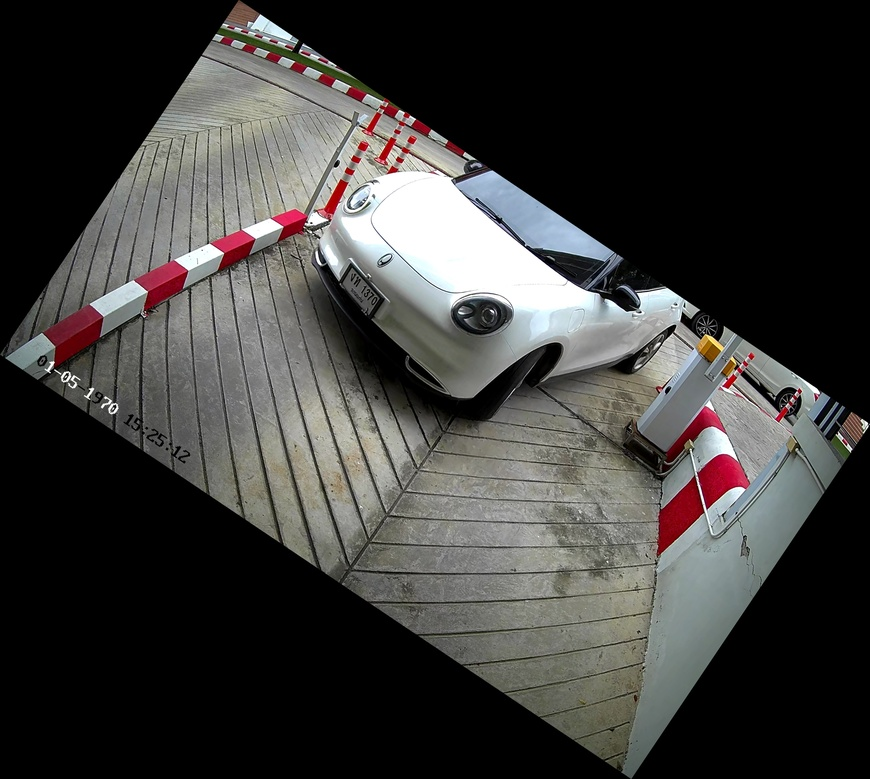
#> input picture program/augmentation/fillter/rotate_frame/frame_00022.jpg, 870 x 779 px, shrunk from 2927 x 2623 before the run, found by its file name; its folder holds 4 pictures in this run
$ jupyter execute rotate.ipynb
#> lines starting #> are read from the running program, lines starting #| are printed output that depends on the picture
[cell 1]
import cv2
import os
import random
import numpy as np

[cell 2]
input_path = r"" # Path
output_path = "rotate_frame"

os.makedirs(output_path, exist_ok=True)

img_count = 0

[cell 3]
for file_name in os.listdir(input_path):

    if not file_name.lower().endswith((".jpg", ".jpeg", ".png")):
        continue

    image_path = os.path.join(input_path, file_name)

    img = cv2.imread(image_path)
#> img is the input picture: shape (779, 870, 3); mean B, G, R 58.3, 60.1, 61.2

    if img is None:
        print(f"อ่านไม่ได้: {file_name}")
        continue

    # สุ่มมุมหมุน 20-45 องศา แล้วสุ่มทิศทาง (บวก = ทวนเข็ม, ลบ = ตามเข็ม)
    angle = random.uniform(20, 45)
    if random.choice([True, False]):
        angle = -angle

    h, w = img.shape[:2]
#> h = 779; w = 870
    center = (w // 2, h // 2)
#> center = (435, 389)

    rotation_matrix = cv2.getRotationMatrix2D(center, angle, 1.0)

    # คำนวณขนาดภาพใหม่ ไม่ให้ขอบภาพถูกตัด
    cos = np.abs(rotation_matrix[0, 0])
#> cos = 0.753
    sin = np.abs(rotation_matrix[0, 1])
#> sin = 0.658
    new_w = int((h * sin) + (w * cos))
#> new_w = 1167
    new_h = int((h * cos) + (w * sin))
#> new_h = 1158

    rotation_matrix[0, 2] += (new_w / 2) - center[0]
    rotation_matrix[1, 2] += (new_h / 2) - center[1]

    rotate_img = cv2.warpAffine(
        img,
        rotation_matrix,
        (new_w, new_h),
        borderMode=cv2.BORDER_CONSTANT,
        borderValue=(0, 0, 0)   # เติมพื้นหลังสีดำ
    )
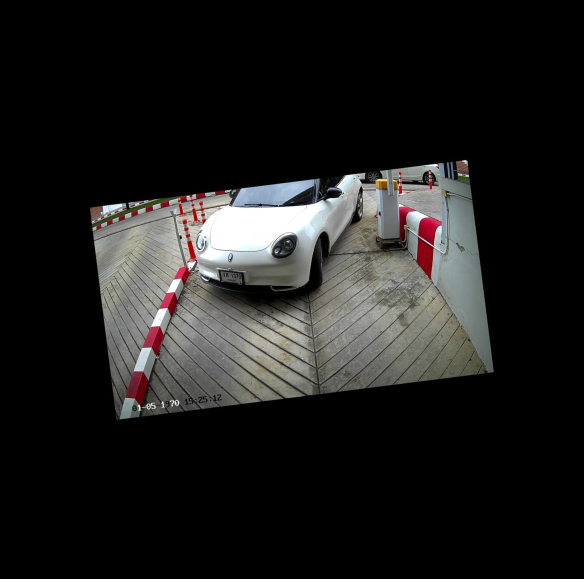
#> rotate_img: shape (1158, 1167, 3) (shown at 1/2 size); mean B, G, R 29.2, 30.1, 30.7

    save_path = os.path.join(
        output_path,
        f"frame_{img_count:05d}.jpg"
    )

    cv2.imwrite(save_path, rotate_img)

    img_count += 1

print(f"Done! Saved {img_count} images.")


$ run again, on program/augmentation/fillter/rotate_frame/frame_00036.jpg
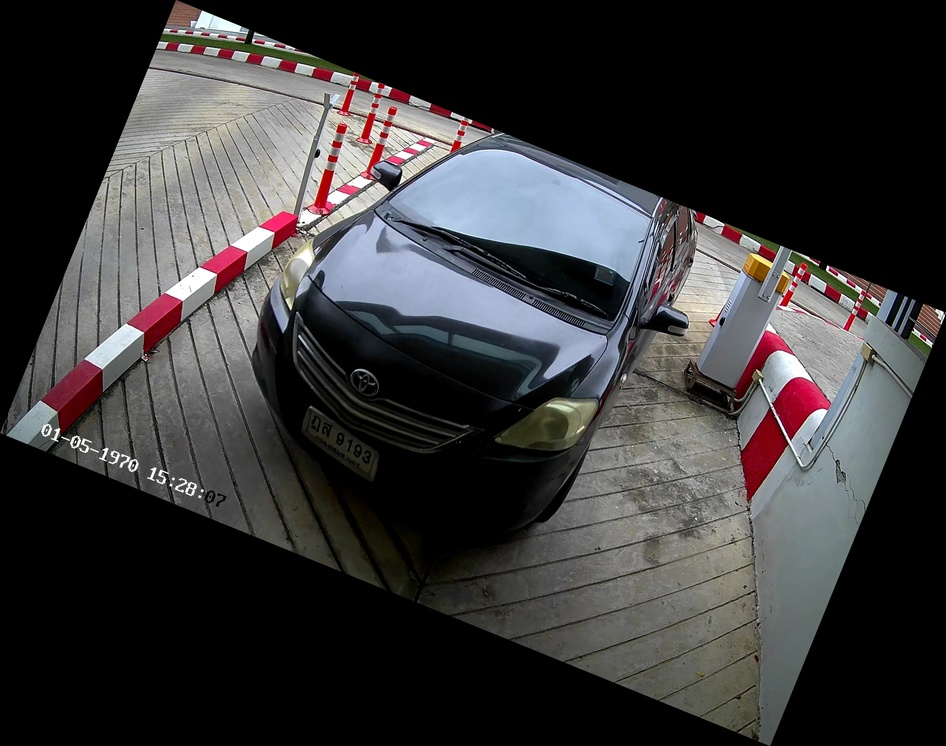
#> input picture program/augmentation/fillter/rotate_frame/frame_00036.jpg, 946 x 746 px, shrunk from 2913 x 2297 before the run, found by its file name
#> img is the input picture: shape (746, 946, 3); mean B, G, R 56.4, 55.6, 56.9
#> `rotate_img = cv2.warpAffine( img, rotation_matrix, (new_w, new_h), bor..`:
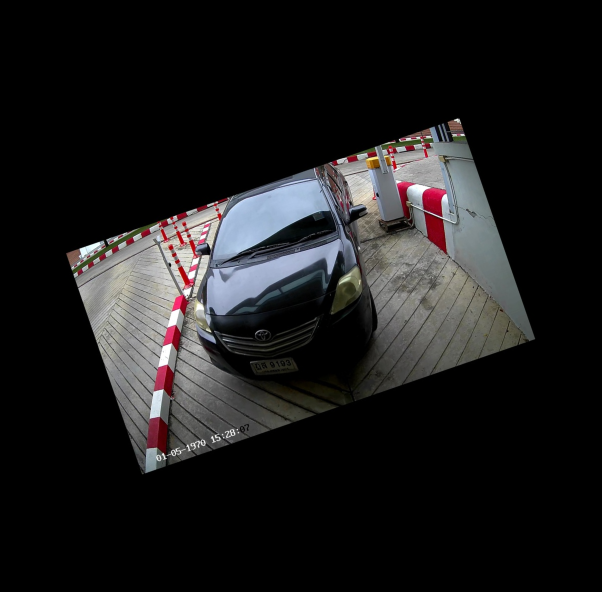
#> rotate_img: shape (1184, 1203, 3) (shown at 1/2 size); mean B, G, R 28, 27.5, 28.2

$ run again, on program/augmentation/fillter/rotate_frame/frame_00039.jpg
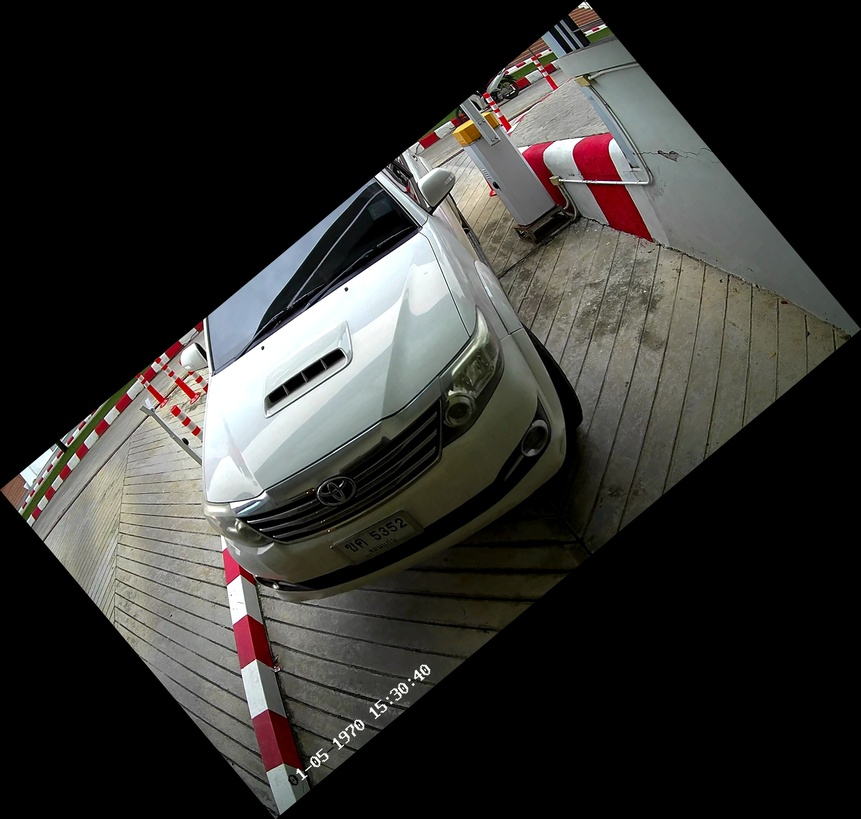
#> input picture program/augmentation/fillter/rotate_frame/frame_00039.jpg, 861 x 819 px, shrunk from 2887 x 2747 before the run, found by its file name
#> img is the input picture: shape (819, 861, 3); mean B, G, R 46.5, 49.3, 50.2
#> `rotate_img = cv2.warpAffine( img, rotation_matrix, (new_w, new_h), bor..`:
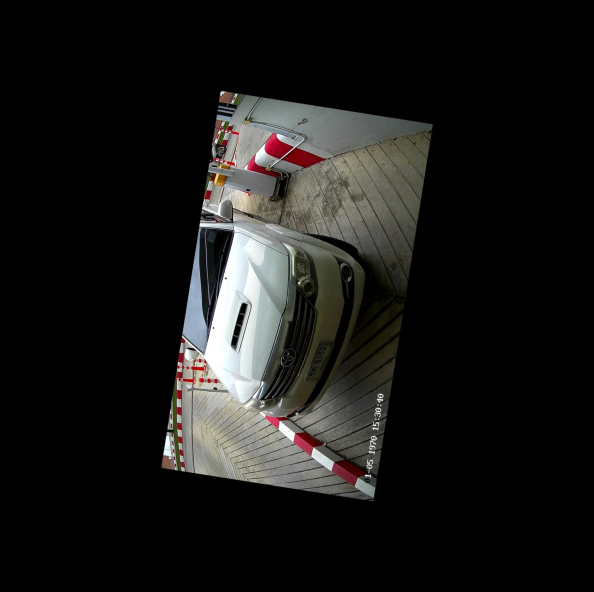
#> rotate_img: shape (1183, 1187, 3) (shown at 1/2 size); mean B, G, R 23.3, 24.7, 25.2

$ run again, on program/augmentation/fillter/rotate_frame/frame_00041.jpg
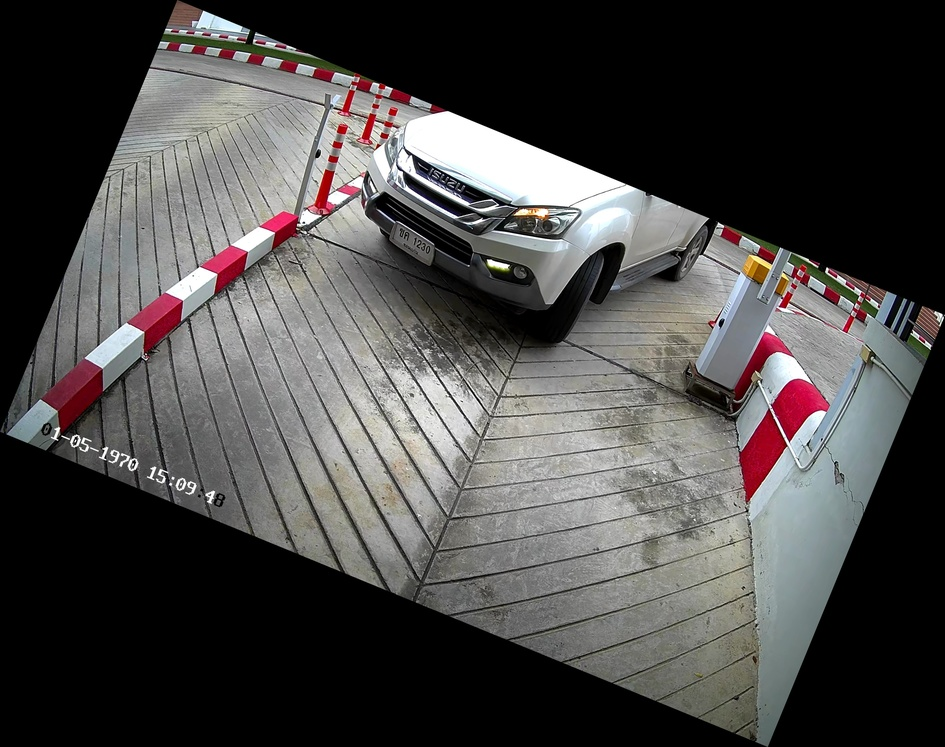
#> input picture program/augmentation/fillter/rotate_frame/frame_00041.jpg, 945 x 747 px, shrunk from 2915 x 2304 before the run, found by its file name
#> img is the input picture: shape (747, 945, 3); mean B, G, R 71, 72, 73.9
#> `rotate_img = cv2.warpAffine( img, rotation_matrix, (new_w, new_h), bor..`:
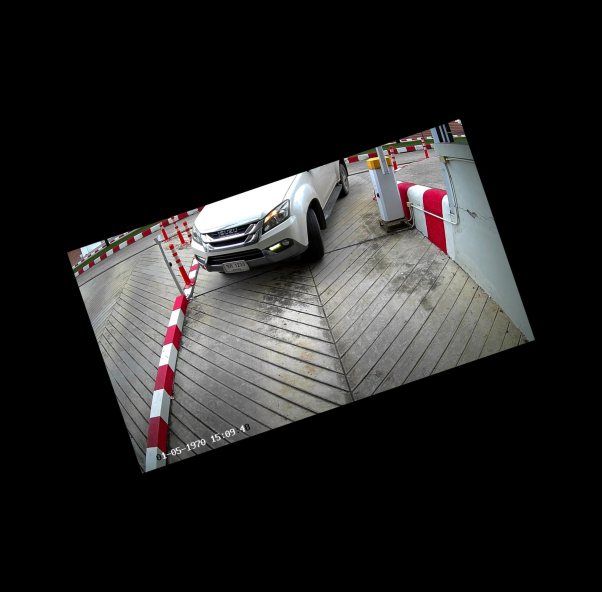
#> rotate_img: shape (1184, 1203, 3) (shown at 1/2 size); mean B, G, R 35.2, 35.7, 36.6
